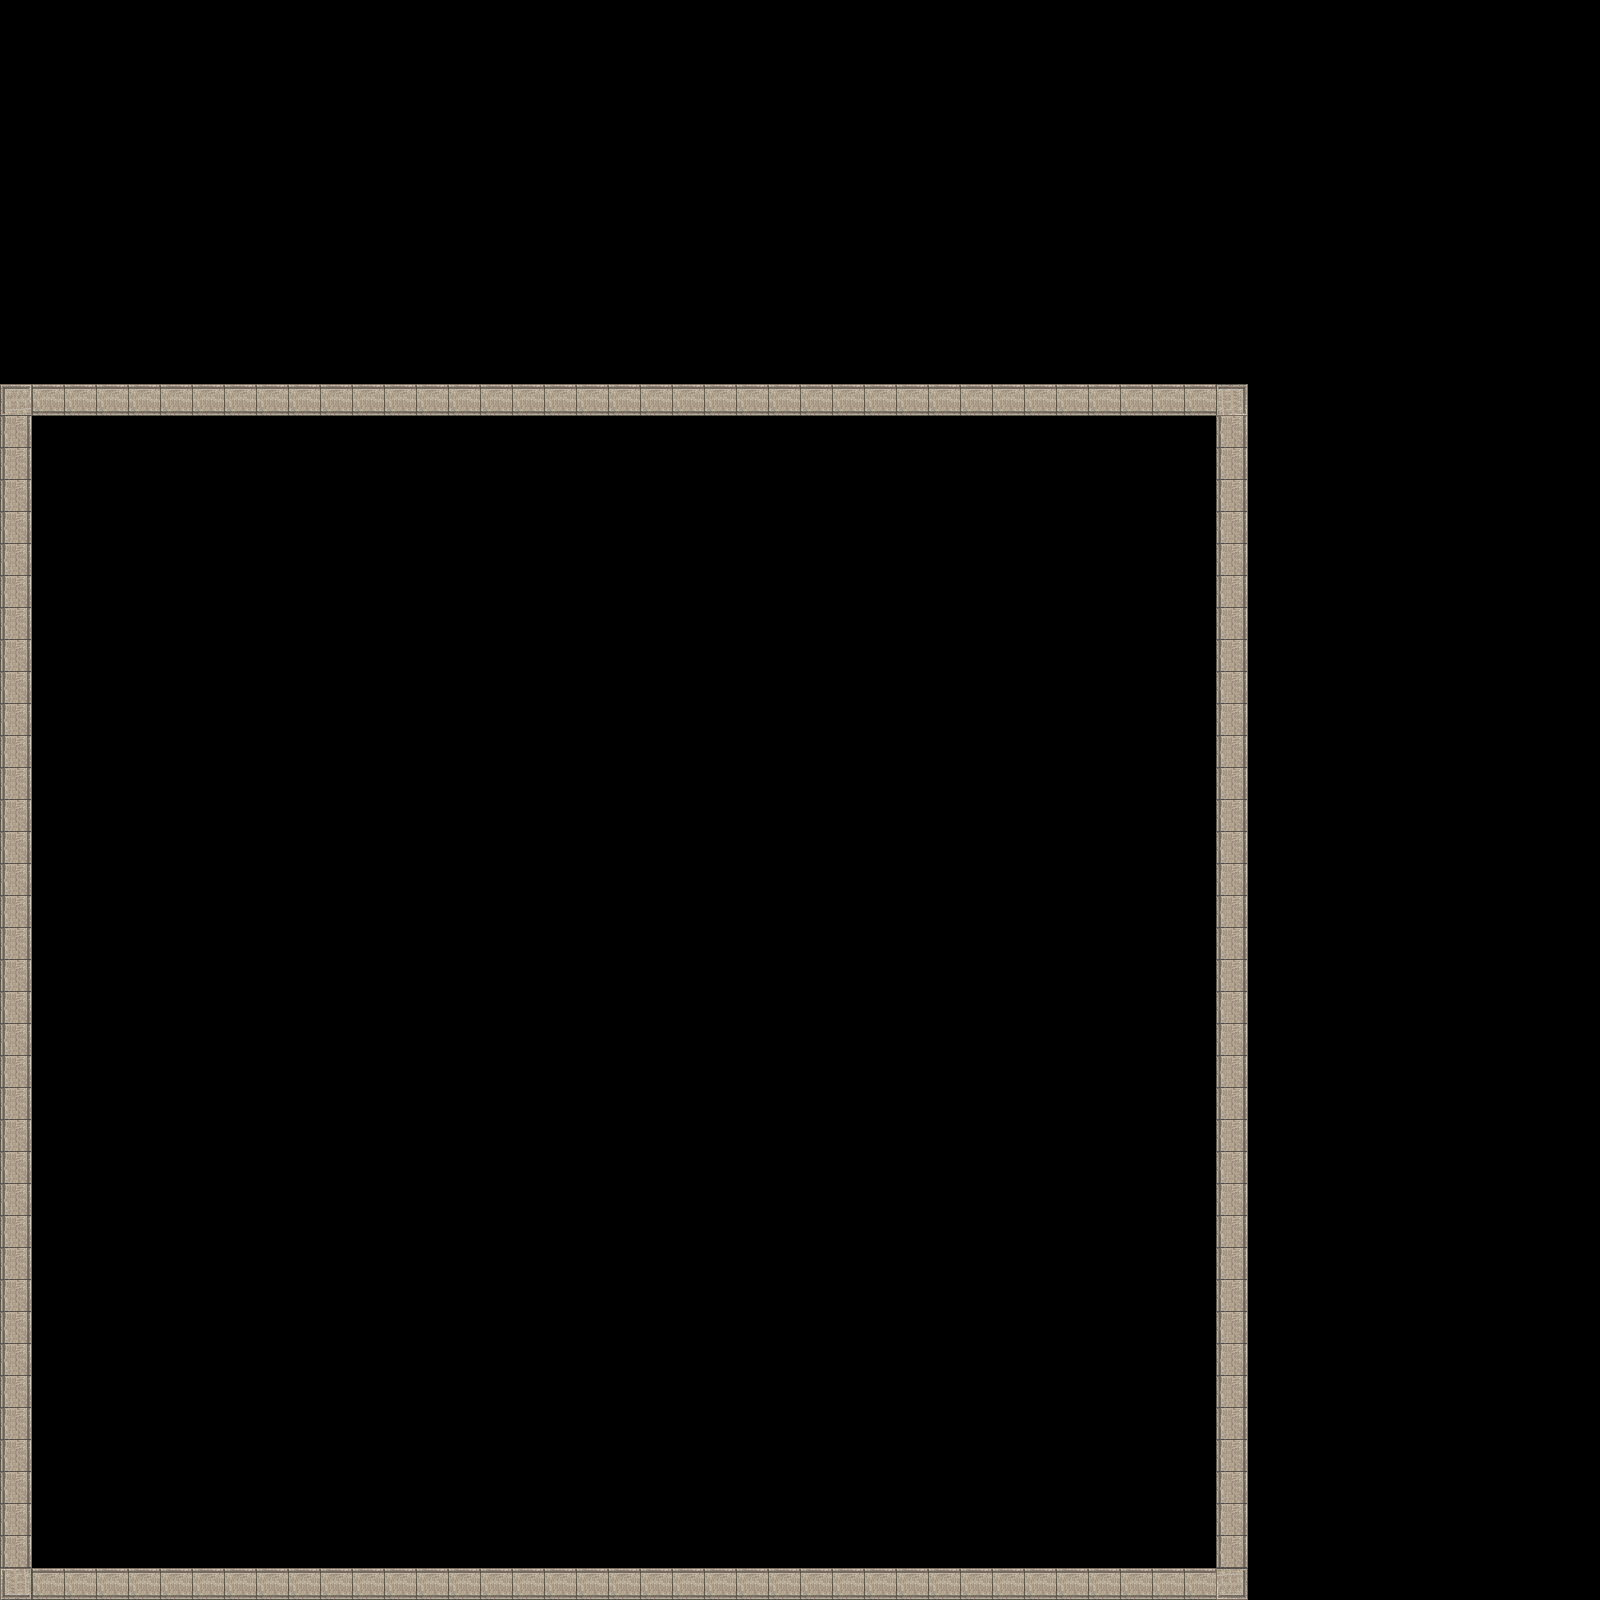

This game map was drawn from its Tiled (.tmx) file and the tilesets committed beside it. A one-line description and the trimmed map source follow:
An orthogonal 50x50 tile map with 32x32 px tiles, 2 tile layers (background, walls), 16 tilesets and 1 object (map_link).

<map version="1.0" orientation="orthogonal" width="50" height="50" tilewidth="32" tileheight="32">
 <properties>
  <property name="load_npcs" value="" />
 </properties>
 <tileset firstgid="1" name="dirt" tilewidth="32" tileheight="32">
  <image source="../textures/cobblestone.png" width="32" height="32" />
  <terraintypes>
   <terrain name="New Terrain" tile="-1" />
  </terraintypes>
 </tileset>
 <tileset firstgid="2" source="block.tsx" />
 <tileset firstgid="3" name="wall" tilewidth="32" tileheight="32">
  <image source="../textures/brick.png" width="32" height="32" />
 </tileset>
 <tileset firstgid="4" name="stone_wall_horizontal" tilewidth="32" tileheight="32">
  <image source="../textures/stone_wall_horizontal.png" width="32" height="32" />
 </tileset>
 <tileset firstgid="5" name="stone_wall_vertical" tilewidth="32" tileheight="32">
  <image source="../textures/stone_wall_vertical.png" width="32" height="32" />
 </tileset>
 <tileset firstgid="6" name="stone_wall_ll" tilewidth="32" tileheight="32">
  <image source="../textures/stone_wall_ll_corner.png" width="32" height="32" />
 </tileset>
 <tileset firstgid="7" name="stone_wall_lr" tilewidth="32" tileheight="32">
  <image source="../textures/stone_wall_lr_corner.png" width="32" height="32" />
 </tileset>
 <tileset firstgid="8" name="stone_wall_ul" tilewidth="32" tileheight="32">
  <image source="../textures/stone_wall_ul_corner.png" width="32" height="32" />
 </tileset>
 <tileset firstgid="9" name="stone_wall_ur" tilewidth="32" tileheight="32">
  <image source="../textures/stone_wall_ur_corner.png" width="32" height="32" />
 </tileset>
 <tileset firstgid="10" name="dark_indigo_cobblestone" tilewidth="32" tileheight="32">
  <image source="../textures/dark_indigo_cobblestone.png" width="32" height="32" />
 </tileset>
 <tileset firstgid="11" name="dark_indigo_2" tilewidth="32" tileheight="32">
  <image source="../textures/dark_indigo_cobblestone2.png" width="32" height="32" />
 </tileset>
 <tileset firstgid="12" name="dark_indigo_3" tilewidth="32" tileheight="32">
  <image source="../textures/dark_indigo_cobblestone3.png" width="32" height="32" />
 </tileset>
 <tileset firstgid="13" name="red_cobblestone" tilewidth="32" tileheight="32">
  <image source="../textures/red_cobblestone.png" width="32" height="32" />
 </tileset>
 <tileset firstgid="14" name="yellow_cobblestone" tilewidth="32" tileheight="32">
  <image source="../textures/yellow_cobblestone.png" width="32" height="32" />
 </tileset>
 <tileset firstgid="15" name="blue_cobblestone" tilewidth="32" tileheight="32">
  <image source="../textures/blue_cobblestone.png" width="32" height="32" />
 </tileset>
 <tileset firstgid="16" name="green_cobblestone" tilewidth="32" tileheight="32">
  <image source="../textures/green_cobblestone.png" width="32" height="32" />
 </tileset>
 <layer name="background" width="50" height="50">
  <data>[2500 cells, 0 non-empty, 0 distinct tile ids]</data>
 </layer>
 <layer name="walls" width="50" height="50">
  <data>[2500 cells, 150 non-empty, 6 distinct tile ids]</data>
 </layer>
 <objectgroup name="walls" width="50" height="50" visible="0">
  <properties>
   <property name="name" value="walls" />
  </properties>
 </objectgroup>
 <objectgroup name="player_start" width="50" height="50" visible="0">
  <properties>
   <property name="name" value="player" />
  </properties>
 </objectgroup>
 <objectgroup name="enemy" width="50" height="50" visible="0" />
 <objectgroup name="environment" width="50" height="50" visible="0" />
 <objectgroup name="rooms" width="50" height="50" visible="0" />
 <objectgroup name="floor_objects" width="50" height="50" visible="0" />
 <objectgroup name="map_links" width="50" height="50">
  <properties>
   <property name="entrance_dir" value="right" />
  </properties>
  <object name="entrance" type="map_link" x="57" y="442" width="32" height="32">
   <properties>
    <property name="entrance_dir" value="up" />
   </properties>
  </object>
 </objectgroup>
 <objectgroup name="blocks" width="50" height="50" visible="0">
  <properties>
   <property name="push_dist" value="1" />
   <property name="push_speed" value="0.5" />
  </properties>
 </objectgroup>
</map>
